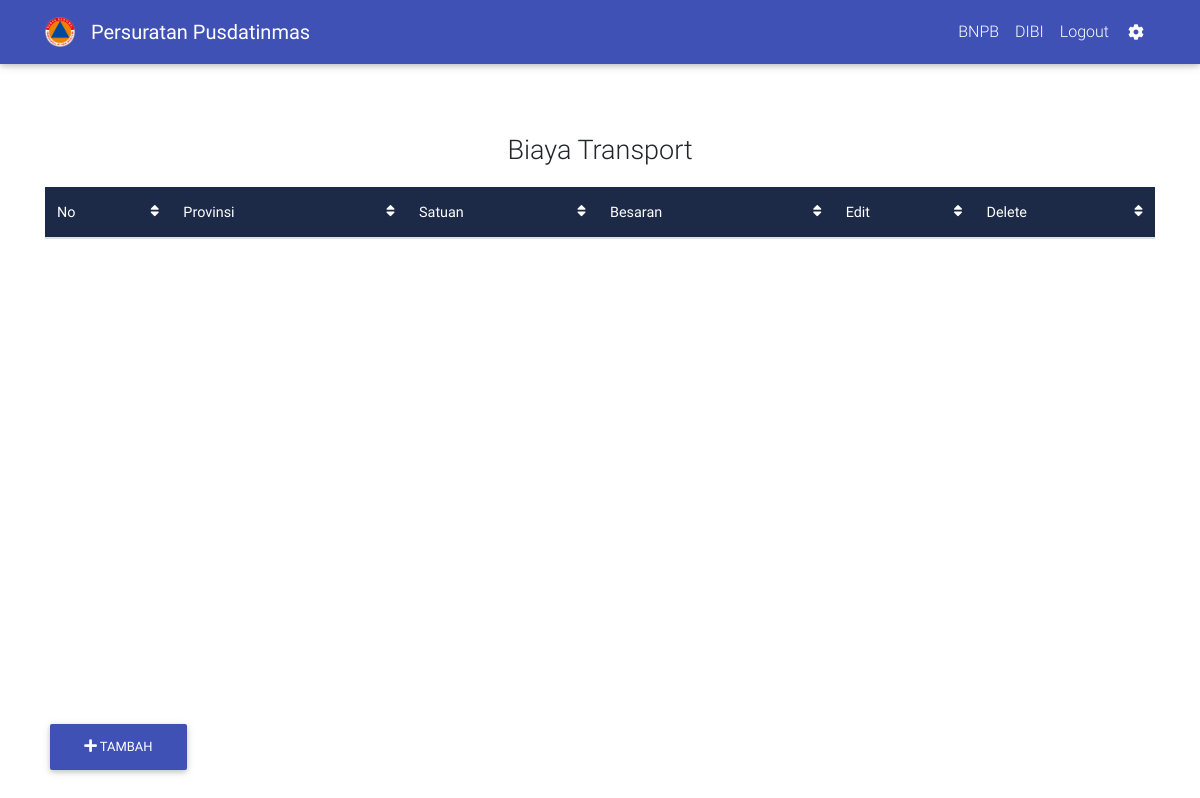
Page /index.php/home/biaya_transport on the earlier database version.
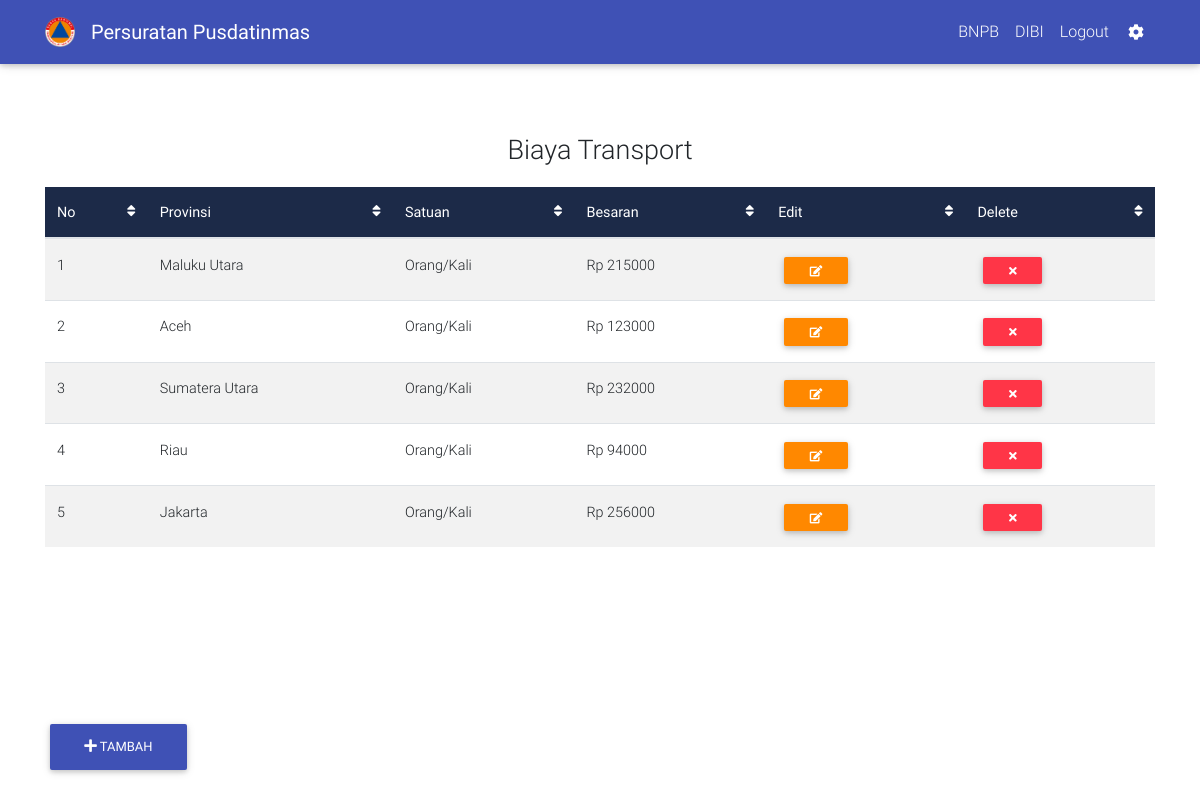
Same page on the later database version.
### tables this page shows
CREATE TABLE `biaya_transport` (
  `id` int(5) NOT NULL,
  `provinsi` text NOT NULL,
  `besaran` int(10) NOT NULL
);

### application/controllers/Home.php (called while the page is built, shortened)
<?php
class Home extends CI_Controller {
	function __Construct()
    {
        $this->load->model("home_model");
        $this->load->library("pagination");
    }
	public function biaya_transport()
	{
		$data['transport'] = $this->home_model->get_biaya_transport();
		$this->load->view('layouts/nav');
		$this->load->view('layouts/header');
		$this->load->view('biaya_transport', $data);
	}
}

### index.php (called while the page is built, shortened)
<?php
require_once BASEPATH.'core/CodeIgniter.php';

### application/models/Home_model.php (called while the page is built, shortened)
<?php
class Home_model extends CI_Model {
	function get_biaya_transport() {
		$this->db->from('biaya_transport');
		$query = $this->db->get();
		return $query->result();
	}
}
?>

### application/views/biaya_transport.php (the view, shortened to what this page needs)
<body>
  <div class="container"  style="padding-top: 10vh; padding-bottom: 15vh">
        <p style="font-size: 27px; text-align: center; padding-top: 50px;">Biaya Transport</p>
          <table id="biaya_transport" class="table table-striped" cellspacing="0">
                          <thead class="mdb-color darken-3 white-text">
                            <tr>
                              <th scope="col">No
                                <i class="fa fa-sort float-right" aria-hidden="true"></i>
                              </th>
                              <th class="th-sm" scope="col">Provinsi
                                <i class="fa fa-sort float-right" aria-hidden="true"></i>
                              </th>
                              <th scope="col">Satuan
                                <i class="fa fa-sort float-right" aria-hidden="true"></i>
                              </th>
                              <th class="th-sm" scope="col">Besaran
                                <i class="fa fa-sort float-right" aria-hidden="true"></i>
                              </th>
                              <th scope="col">Edit
                                <i class="fa fa-sort float-right" aria-hidden="true"></i>
                              </th>
                              <th scope="col">Delete
                                <i class="fa fa-sort float-right" aria-hidden="true"></i>
                              </th>
                            </tr>
                          </thead>
                          <tbody>
                            <?php
                            $counter = 1;
                            foreach ($transport as $row) {
                echo "
                <tr>
                              <td>".$counter."</td>
                              <td>".$row->provinsi."</td>
                              <td>Orang/Kali</td>
                              <td> Rp ".$row->besaran."</td>
                              <td>
                                 <span class='table-remove'><a href='".base_url("home/edit_transport_page/$row->id")."'><button type='button'  class='btn btn-warning btn-sm my-0'><i class='fa fa-pencil-square-o' aria-hidden='true'></i></button></a>
                              </td>
                              <td>
                                 <span class='table-remove'><button onclick='hapus($row->id)' type='button' class='btn btn-danger btn-sm my-0'><i class='fa fa-times' aria-hidden='true'></i></button></span>
                              </td>
                            </tr>
                            ";
              $counter++;}
                             ?>
                      </tbody>
                    </table>
              <div class="container-fluid">
  <div class="row">
    <div class="col-md-12">
      <div class="btn-group">
        <a href="#"> <button class="btn animated bounceInLeft btn-indigo btn-fab" type="button" data-toggle="modal" data-target="#modalRegisterForm" id="main"><i class="fa fa-plus" aria-hidden="true">
          </i> Tambah</button>
        </a>
      </div>
    </div>
  </div>
</div>
    </div>
</body>
</html>

Differences in the rows shown:
added biaya_transport: provinsi "Maluku Utara", besaran "215000"
added biaya_transport: provinsi "Aceh", besaran "123000"
added biaya_transport: provinsi "Sumatera Utara", besaran "232000"
added biaya_transport: provinsi "Riau", besaran "94000"
added biaya_transport: provinsi "Jakarta", besaran "256000"
